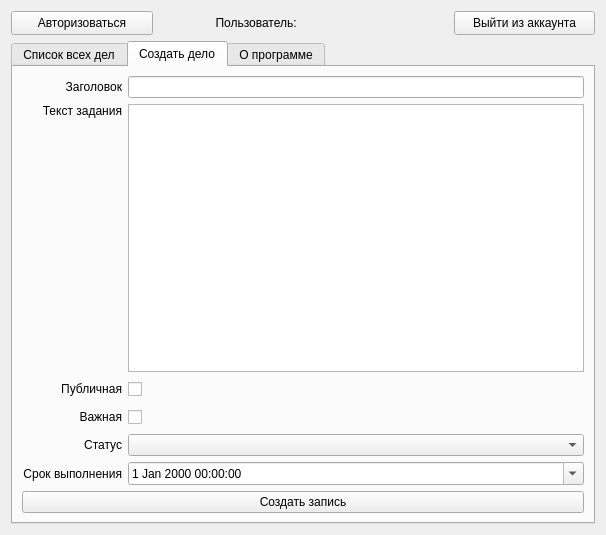
<?xml version="1.0" encoding="UTF-8"?>
<ui version="4.0">
 <class>Form</class>
 <widget class="QWidget" name="Form">
  <property name="geometry">
   <rect>
    <x>0</x>
    <y>0</y>
    <width>606</width>
    <height>535</height>
   </rect>
  </property>
  <property name="windowTitle">
   <string>Form</string>
  </property>
  <layout class="QGridLayout" name="gridLayout">
   <item row="0" column="0">
    <layout class="QVBoxLayout" name="verticalLayout_3">
     <item>
      <layout class="QHBoxLayout" name="horizontalLayout_7">
       <item>
        <widget class="QPushButton" name="pushButtonLogin">
         <property name="minimumSize">
          <size>
           <width>120</width>
           <height>24</height>
          </size>
         </property>
         <property name="text">
          <string>Авторизоваться</string>
         </property>
        </widget>
       </item>
       <item>
        <widget class="QLabel" name="label_7">
         <property name="minimumSize">
          <size>
           <width>90</width>
           <height>24</height>
          </size>
         </property>
         <property name="text">
          <string>Пользователь: </string>
         </property>
         <property name="alignment">
          <set>Qt::AlignRight|Qt::AlignTrailing|Qt::AlignVCenter</set>
         </property>
        </widget>
       </item>
       <item>
        <widget class="QLabel" name="label_user">
         <property name="text">
          <string/>
         </property>
        </widget>
       </item>
       <item>
        <widget class="QPushButton" name="pushButtonLogOut">
         <property name="minimumSize">
          <size>
           <width>120</width>
           <height>24</height>
          </size>
         </property>
         <property name="text">
          <string>Выйти из аккаунта</string>
         </property>
        </widget>
       </item>
      </layout>
     </item>
     <item>
      <widget class="QTabWidget" name="tabWidget">
       <property name="currentIndex">
        <number>1</number>
       </property>
       <widget class="QWidget" name="tab">
        <attribute name="title">
         <string>Список всех дел</string>
        </attribute>
        <layout class="QGridLayout" name="gridLayout_2">
         <item row="0" column="0">
          <layout class="QVBoxLayout" name="verticalLayout">
           <item>
            <widget class="QTableView" name="tableView"/>
           </item>
           <item>
            <layout class="QHBoxLayout" name="horizontalLayout_8">
             <item>
              <widget class="QPushButton" name="pushButtonGet">
               <property name="minimumSize">
                <size>
                 <width>160</width>
                 <height>24</height>
                </size>
               </property>
               <property name="text">
                <string>Получить список всех дел</string>
               </property>
              </widget>
             </item>
             <item>
              <widget class="QPushButton" name="pushButtonDetails">
               <property name="minimumSize">
                <size>
                 <width>140</width>
                 <height>24</height>
                </size>
               </property>
               <property name="text">
                <string>Показать подробности</string>
               </property>
              </widget>
             </item>
             <item>
              <widget class="QPushButton" name="pushButtonPut">
               <property name="minimumSize">
                <size>
                 <width>80</width>
                 <height>24</height>
                </size>
               </property>
               <property name="text">
                <string>Внести изменения в дело</string>
               </property>
              </widget>
             </item>
             <item>
              <widget class="QPushButton" name="pushButtonDelete">
               <property name="minimumSize">
                <size>
                 <width>90</width>
                 <height>24</height>
                </size>
               </property>
               <property name="text">
                <string>Удалить дело</string>
               </property>
              </widget>
             </item>
            </layout>
           </item>
          </layout>
         </item>
        </layout>
       </widget>
       <widget class="QWidget" name="tab_2">
        <attribute name="title">
         <string>Создать дело</string>
        </attribute>
        <layout class="QVBoxLayout" name="verticalLayout_2">
         <item>
          <layout class="QHBoxLayout" name="horizontalLayout">
           <item>
            <widget class="QLabel" name="label">
             <property name="minimumSize">
              <size>
               <width>100</width>
               <height>22</height>
              </size>
             </property>
             <property name="contextMenuPolicy">
              <enum>Qt::DefaultContextMenu</enum>
             </property>
             <property name="layoutDirection">
              <enum>Qt::LeftToRight</enum>
             </property>
             <property name="text">
              <string>Заголовок</string>
             </property>
             <property name="alignment">
              <set>Qt::AlignRight|Qt::AlignTrailing|Qt::AlignVCenter</set>
             </property>
            </widget>
           </item>
           <item>
            <widget class="QLineEdit" name="lineEdit">
             <property name="minimumSize">
              <size>
               <width>120</width>
               <height>22</height>
              </size>
             </property>
            </widget>
           </item>
          </layout>
         </item>
         <item>
          <layout class="QHBoxLayout" name="horizontalLayout_2">
           <item>
            <widget class="QLabel" name="label_2">
             <property name="minimumSize">
              <size>
               <width>100</width>
               <height>22</height>
              </size>
             </property>
             <property name="contextMenuPolicy">
              <enum>Qt::DefaultContextMenu</enum>
             </property>
             <property name="layoutDirection">
              <enum>Qt::LeftToRight</enum>
             </property>
             <property name="text">
              <string>Текст задания</string>
             </property>
             <property name="alignment">
              <set>Qt::AlignRight|Qt::AlignTop|Qt::AlignTrailing</set>
             </property>
            </widget>
           </item>
           <item>
            <widget class="QTextEdit" name="textEdit">
             <property name="minimumSize">
              <size>
               <width>120</width>
               <height>0</height>
              </size>
             </property>
            </widget>
           </item>
          </layout>
         </item>
         <item>
          <layout class="QHBoxLayout" name="horizontalLayout_3">
           <item>
            <widget class="QLabel" name="label_3">
             <property name="minimumSize">
              <size>
               <width>100</width>
               <height>22</height>
              </size>
             </property>
             <property name="maximumSize">
              <size>
               <width>80</width>
               <height>16777215</height>
              </size>
             </property>
             <property name="contextMenuPolicy">
              <enum>Qt::DefaultContextMenu</enum>
             </property>
             <property name="layoutDirection">
              <enum>Qt::LeftToRight</enum>
             </property>
             <property name="text">
              <string>Публичная</string>
             </property>
             <property name="alignment">
              <set>Qt::AlignRight|Qt::AlignTrailing|Qt::AlignVCenter</set>
             </property>
            </widget>
           </item>
           <item>
            <widget class="QCheckBox" name="checkBox">
             <property name="minimumSize">
              <size>
               <width>120</width>
               <height>22</height>
              </size>
             </property>
             <property name="text">
              <string/>
             </property>
            </widget>
           </item>
          </layout>
         </item>
         <item>
          <layout class="QHBoxLayout" name="horizontalLayout_4">
           <item>
            <widget class="QLabel" name="label_4">
             <property name="minimumSize">
              <size>
               <width>100</width>
               <height>22</height>
              </size>
             </property>
             <property name="maximumSize">
              <size>
               <width>80</width>
               <height>16777215</height>
              </size>
             </property>
             <property name="contextMenuPolicy">
              <enum>Qt::DefaultContextMenu</enum>
             </property>
             <property name="layoutDirection">
              <enum>Qt::LeftToRight</enum>
             </property>
             <property name="text">
              <string>Важная</string>
             </property>
             <property name="alignment">
              <set>Qt::AlignRight|Qt::AlignTrailing|Qt::AlignVCenter</set>
             </property>
            </widget>
           </item>
           <item>
            <widget class="QCheckBox" name="checkBox_2">
             <property name="minimumSize">
              <size>
               <width>120</width>
               <height>22</height>
              </size>
             </property>
             <property name="text">
              <string/>
             </property>
            </widget>
           </item>
          </layout>
         </item>
         <item>
          <layout class="QHBoxLayout" name="horizontalLayout_5">
           <item>
            <widget class="QLabel" name="label_5">
             <property name="minimumSize">
              <size>
               <width>100</width>
               <height>22</height>
              </size>
             </property>
             <property name="maximumSize">
              <size>
               <width>80</width>
               <height>16777215</height>
              </size>
             </property>
             <property name="contextMenuPolicy">
              <enum>Qt::DefaultContextMenu</enum>
             </property>
             <property name="layoutDirection">
              <enum>Qt::LeftToRight</enum>
             </property>
             <property name="text">
              <string>Статус</string>
             </property>
             <property name="alignment">
              <set>Qt::AlignRight|Qt::AlignTrailing|Qt::AlignVCenter</set>
             </property>
            </widget>
           </item>
           <item>
            <widget class="QComboBox" name="comboBox">
             <property name="minimumSize">
              <size>
               <width>120</width>
               <height>22</height>
              </size>
             </property>
            </widget>
           </item>
          </layout>
         </item>
         <item>
          <layout class="QHBoxLayout" name="horizontalLayout_6">
           <item>
            <widget class="QLabel" name="label_6">
             <property name="minimumSize">
              <size>
               <width>100</width>
               <height>22</height>
              </size>
             </property>
             <property name="maximumSize">
              <size>
               <width>80</width>
               <height>16777215</height>
              </size>
             </property>
             <property name="contextMenuPolicy">
              <enum>Qt::DefaultContextMenu</enum>
             </property>
             <property name="layoutDirection">
              <enum>Qt::LeftToRight</enum>
             </property>
             <property name="text">
              <string>Срок выполнения</string>
             </property>
             <property name="alignment">
              <set>Qt::AlignRight|Qt::AlignTrailing|Qt::AlignVCenter</set>
             </property>
            </widget>
           </item>
           <item>
            <widget class="QDateTimeEdit" name="dateTimeEdit">
             <property name="minimumSize">
              <size>
               <width>120</width>
               <height>22</height>
              </size>
             </property>
             <property name="contextMenuPolicy">
              <enum>Qt::DefaultContextMenu</enum>
             </property>
             <property name="currentSection">
              <enum>QDateTimeEdit::YearSection</enum>
             </property>
             <property name="calendarPopup">
              <bool>true</bool>
             </property>
             <property name="timeSpec">
              <enum>Qt::UTC</enum>
             </property>
            </widget>
           </item>
          </layout>
         </item>
         <item>
          <widget class="QPushButton" name="create_todo">
           <property name="text">
            <string>Создать запись</string>
           </property>
          </widget>
         </item>
        </layout>
       </widget>
       <widget class="QWidget" name="tab_4">
        <attribute name="title">
         <string>О программе</string>
        </attribute>
       </widget>
      </widget>
     </item>
    </layout>
   </item>
  </layout>
 </widget>
 <resources/>
 <connections/>
</ui>
